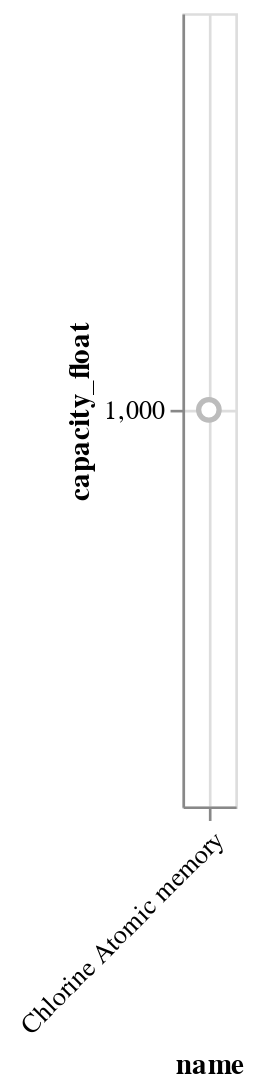

Notebook cell for this chart:
### Code cell
third_chart_capacity

### Figure 1 — Vega-Lite specification as saved in the notebook (floating-point values rounded to 4 significant figures)
{"config": {"view": {"continuousWidth": 400, "continuousHeight": 300}}, "data": {"name": "data-cd0292dc22a10a4b0a78a1daa22877c6"}, "mark": {"type": "circle", "fill": "white", "opacity": 1, "size": 60, "stroke": "#BCBCBC"}, "encoding": {"x": {"type": "nominal", "axis": {"grid": true, "labelAngle": -45}, "field": "name", "sort": null}, "y": {"type": "quantitative", "field": "capacity_float", "scale": {"type": "log", "zero": true}}}, "transform": [{"filter": "datum.type == \"atomic\""}], "$schema": "https://vega.github.io/schema/vega-lite/v4.8.1.json", "datasets": {"data-cd0292dc22a10a4b0a78a1daa22877c6": [{"year": "1932-01-01T00:00:00", "name": "Drum memory", "type": "magnetic", "usage": "1960s", "capacity": 62500, "lifespan": null, "access": 0.0, "capacity_float": 62500.0}, {"year": "1946-01-01T00:00:00", "name": "Williams-Kilburn Tube", "type": "cathode ray tube", "usage": "1955", "capacity": 1000, "lifespan": null, "access": 1.0, "capacity_float": 1000.0}, {"year": "1949-01-01T00:00:00", "name": "Magnetic-core memory", "type": "magnetic", "usage": "1970s", "capacity": 100000, "lifespan": null, "access": 1.0, "capacity_float": 100000.0}, {"year": "1952-01-01T00:00:00", "name": "Magnetic Band (Tape)", "type": "magnetic", "usage": "today", "capacity": 1000000, "lifespan": null, "access": 0.0, "capacity_float": 1000000.0}, {"year": "1956-01-01T00:00:00", "name": "Hard Disk Drive", "type": "magnetic", "usage": "today", "capacity": 2000000000000, "lifespan": null, "access": 1.0, "capacity_float": 2000000000000.0}, {"year": "1960-01-01T00:00:00", "name": "Magnetic stripe card", "type": "magnetic", "usage": null, "capacity": 200, "lifespan": "3", "access": 0.0, "capacity_float": 200.0}, {"year": "1969-01-01T00:00:00", "name": "Floppy Disk", "type": "magnetic", "usage": "1990s", "capacity": 1440000, "lifespan": "5--30", "access": 1.0, "capacity_float": 1440000.0}, {"year": "1970-01-01T00:00:00", "name": "Bubble Memory", "type": "magnetic", "usage": "1980s", "capacity": 125000, "lifespan": null, "access": 0.0, "capacity_float": 125000.0}, {"year": "1978-01-01T00:00:00", "name": "LaserDisc (LD)/Discovision (DV)", "type": "optical", "usage": "2001", "capacity": 324000000, "lifespan": null, "access": 1.0, "capacity_float": 324000000.0}, {"year": "1979-01-01T00:00:00", "name": "Solid-State-Drive (SSD)", "type": "electronic", "usage": "today", "capacity": 5000000000000, "lifespan": "~10", "access": 1.0, "capacity_float": 5000000000000.0}, {"year": "1981-01-01T00:00:00", "name": "Compact Disc (CD)", "type": "optical", "usage": "today", "capacity": 700000000, "lifespan": "25", "access": 1.0, "capacity_float": 700000000.0}, {"year": "1987-01-01T00:00:00", "name": "Digital Audio Tape (DAT)", "type": "electro-mechanical", "usage": "2005", "capacity": 256000, "lifespan": "30", "access": 0.0, "capacity_float": 256000.0}, {"year": "1991-01-01T00:00:00", "name": "Mini-Disc", "type": "magneto-optical", "usage": "2001", "capacity": 140000000, "lifespan": "30-40", "access": 1.0, "capacity_float": 140000000.0}, {"year": "1992-01-01T00:00:00", "name": "Digital Compact Cassette (DCC)", "type": "magnetic", "usage": "1996", "capacity": 250000000, "lifespan": "30", "access": 0.0, "capacity_float": 250000000.0}, {"year": "1994-01-01T00:00:00", "name": "Zip Drive", "type": "magnetic", "usage": "1990s", "capacity": 95370000, "lifespan": "5-10", "access": 1.0, "capacity_float": 95370000.0}, {"year": "1995-01-01T00:00:00", "name": "CompactFlash (CF)", "type": "electronic", "usage": "today", "capacity": 256000000000, "lifespan": "70-80", "access": 1.0, "capacity_float": 256000000000.0}, {"year": "1995-01-01T00:00:00", "name": "Digital Versatile Disc (DVD)", "type": "optical", "usage": "today", "capacity": 4500000000, "lifespan": "25", "access": 1.0, "capacity_float": 4500000000.0}, {"year": "2000-01-01T00:00:00", "name": "USB Flash Disk", "type": "electronic", "usage": "today", "capacity": 2000000000000, "lifespan": "10", "access": 1.0, "capacity_float": 2000000000000.0}, {"year": "2001-01-01T00:00:00", "name": "Secure Digital (SD) card", "type": "electronic", "usage": "today", "capacity": 128000000000000, "lifespan": "10", "access": 1.0, "capacity_float": 128000000000000.0}, {"year": "2002-01-01T00:00:00", "name": "Blu-ray Disc (BD)", "type": "optical", "usage": "2019", "capacity": 128000000000, "lifespan": "100-150", "access": 1.0, "capacity_float": 128000000000.0}, {"year": "2004-01-01T00:00:00", "name": "Holographic Versatile Disc (HVD)", "type": "optical", "usage": "today", "capacity": 3900000000, "lifespan": "3", "access": 1.0, "capacity_float": 3900000000.0}, {"year": "2009-01-01T00:00:00", "name": "Millennial Disc (M-DISC)", "type": "optical", "usage": "2016", "capacity": 100000000000, "lifespan": "1000", "access": 1.0, "capacity_float": 100000000000.0}, {"year": "2016-01-01T00:00:00", "name": "Chlorine Atomic memory", "type": "atomic", "usage": "today", "capacity": 1000, "lifespan": "U", "access": null, "capacity_float": 1000.0}, {"year": "2019-01-01T00:00:00", "name": "DNA", "type": "molecular", "usage": "today", "capacity": 215000000000000000, "lifespan": "500", "access": 0.0, "capacity_float": 2.15e+17}, {"year": "2020-01-01T00:00:00", "name": "Metabolites", "type": "molecular", "usage": "today", "capacity": 70000, "lifespan": null, "access": 0.0, "capacity_float": 70000.0}]}}
